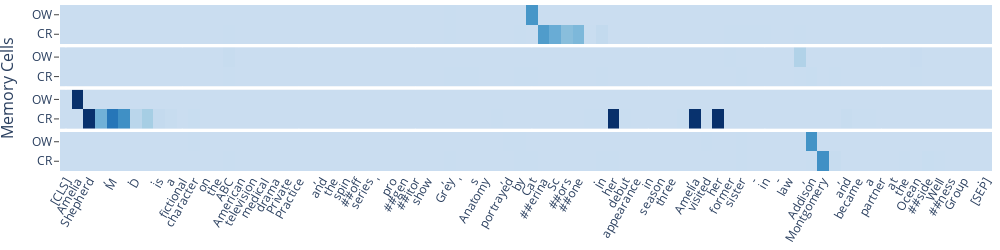

Write notebook code for a chart like this one.
### Code cell
make_plot(num_cells, text, coref, overwrite)

### Figure 1 — Plotly figure (JSON) as saved in the notebook; plotly's stock layout.template omitted (floating-point values rounded to 4 significant figures; data arrays with more than 128 entries replaced by an {"elided": "..."} marker saying what was removed)
{"data": [{"colorscale": [[0, "rgb(247,251,255)"], [0.125, "rgb(222,235,247)"], [0.25, "rgb(198,219,239)"], [0.375, "rgb(158,202,225)"], [0.5, "rgb(107,174,214)"], [0.625, "rgb(66,146,198)"], [0.75, "rgb(33,113,181)"], [0.875, "rgb(8,81,156)"], [1, "rgb(8,48,107)"]], "showscale": false, "type": "heatmap", "xaxis": "x", "yaxis": "y", "z": {"elided": "2x80 float values"}, "zmax": 0.9991, "zmin": -0.3}, {"colorscale": [[0, "rgb(247,251,255)"], [0.125, "rgb(222,235,247)"], [0.25, "rgb(198,219,239)"], [0.375, "rgb(158,202,225)"], [0.5, "rgb(107,174,214)"], [0.625, "rgb(66,146,198)"], [0.75, "rgb(33,113,181)"], [0.875, "rgb(8,81,156)"], [1, "rgb(8,48,107)"]], "showscale": false, "type": "heatmap", "xaxis": "x2", "yaxis": "y2", "z": {"elided": "2x80 float values"}, "zmax": 0.9991, "zmin": -0.3}, {"colorscale": [[0, "rgb(247,251,255)"], [0.125, "rgb(222,235,247)"], [0.25, "rgb(198,219,239)"], [0.375, "rgb(158,202,225)"], [0.5, "rgb(107,174,214)"], [0.625, "rgb(66,146,198)"], [0.75, "rgb(33,113,181)"], [0.875, "rgb(8,81,156)"], [1, "rgb(8,48,107)"]], "showscale": false, "type": "heatmap", "xaxis": "x3", "yaxis": "y3", "z": {"elided": "2x80 float values"}, "zmax": 0.9991, "zmin": -0.3}, {"colorscale": [[0, "rgb(247,251,255)"], [0.125, "rgb(222,235,247)"], [0.25, "rgb(198,219,239)"], [0.375, "rgb(158,202,225)"], [0.5, "rgb(107,174,214)"], [0.625, "rgb(66,146,198)"], [0.75, "rgb(33,113,181)"], [0.875, "rgb(8,81,156)"], [1, "rgb(8,48,107)"]], "showscale": false, "type": "heatmap", "xaxis": "x4", "yaxis": "y4", "z": {"elided": "2x80 float values"}, "zmax": 0.9991, "zmin": -0.3}], "layout": {"annotations": [{"font": {"size": 16}, "showarrow": false, "text": "Memory Cells", "textangle": -90, "x": 0, "xanchor": "right", "xref": "paper", "xshift": -40, "y": 0.5, "yanchor": "middle", "yref": "paper"}], "height": 250, "margin": {"b": 5, "l": 60, "r": 5, "t": 5}, "width": 1000, "xaxis": {"anchor": "y", "domain": [0, 1], "matches": "x4", "showticklabels": false}, "xaxis2": {"anchor": "y2", "domain": [0, 1], "matches": "x4", "showticklabels": false}, "xaxis3": {"anchor": "y3", "domain": [0, 1], "matches": "x4", "showticklabels": false}, "xaxis4": {"anchor": "y4", "domain": [0, 1], "showticklabels": true, "tickangle": -60, "tickfont": {"family": "Open Sans", "size": 12}, "ticktext": ["[CLS]", "Amelia", "Shepherd", ",", "M", ".", "D", ".", "is", "a", "fictional", "character", "on", "the", "ABC", "American", "television", "medical", "drama", "Private", "Practice", ",", "and", "the", "spin", "##off", "series", "'", "pro", "##gen", "##itor", "show", ",", "Grey", "'", "s", "Anatomy", ",", "portrayed", "by", "Cat", "##erina", "Sc", "##ors", "##one", ".", "In", "her", "debut", "appearance", "in", "season", "three", ",", "Amelia", "visited", "her", "former", "sister", "-", "in", "-", "law", ",", "Addison", "Montgomery", ",", "and", "became", "a", "partner", "at", "the", "Ocean", "##side", "Well", "##ness", "Group", ".", "[SEP]"], "tickvals": [0, 1, 2, 3, 4, 5, 6, 7, 8, 9, 10, 11, 12, 13, 14, 15, 16, 17, 18, 19, 20, 21, 22, 23, 24, 25, 26, 27, 28, 29, 30, 31, 32, 33, 34, 35, 36, 37, 38, 39, 40, 41, 42, 43, 44, 45, 46, 47, 48, 49, 50, 51, 52, 53, 54, 55, 56, 57, 58, 59, 60, 61, 62, 63, 64, 65, 66, 67, 68, 69, 70, 71, 72, 73, 74, 75, 76, 77, 78, 79]}, "yaxis": {"anchor": "x", "domain": [0.765, 1.0], "showticklabels": true, "ticks": "outside", "ticktext": ["CR", "OW"], "tickvals": [0, 1]}, "yaxis2": {"anchor": "x2", "domain": [0.51, 0.745], "showticklabels": true, "ticks": "outside", "ticktext": ["CR", "OW"], "tickvals": [0, 1]}, "yaxis3": {"anchor": "x3", "domain": [0.255, 0.49], "showticklabels": true, "ticks": "outside", "ticktext": ["CR", "OW"], "tickvals": [0, 1]}, "yaxis4": {"anchor": "x4", "domain": [0, 0.235], "showticklabels": true, "ticks": "outside", "ticktext": ["CR", "OW"], "tickvals": [0, 1]}}}
